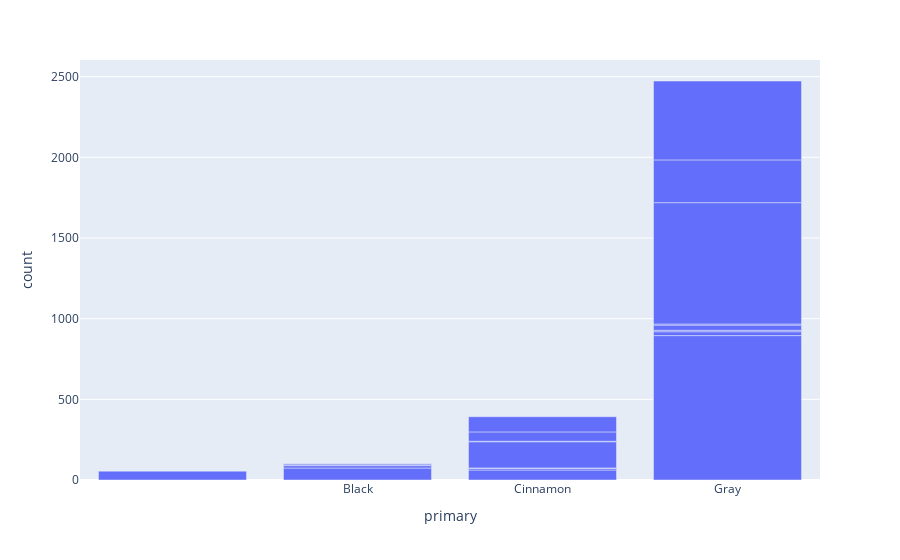

Notebook source saved alongside this figure:
### Code cell
color_distr = px.bar(color_count, 
                     x = 'primary',
                     y = 'count',
                    hover_data = ['highlight'])
color_distr.show()

### Figure 1 — Plotly figure (JSON) as saved in the notebook; plotly's stock layout.template omitted (floating-point values rounded to 4 significant figures)
{"data": [{"alignmentgroup": "True", "customdata": [[""], [""], ["Cinnamon"], ["Cinnamon, White"], ["Gray"], ["Gray, White"], ["White"], [""], ["Black"], ["Black, White"], ["Gray"], ["Gray, Black"], ["Gray, White"], ["White"], [""], ["Black"], ["Black, Cinnamon"], ["Black, Cinnamon, White"], ["Black, White"], ["Cinnamon"], ["Cinnamon, White"], ["White"]], "hovertemplate": "primary=%{x}<br>count=%{y}<br>highlight=%{customdata[0]}<extra></extra>", "legendgroup": "", "marker": {"color": "#636efa", "pattern": {"shape": ""}}, "name": "", "offsetgroup": "", "orientation": "v", "showlegend": false, "textposition": "auto", "type": "bar", "x": ["", "Black", "Black", "Black", "Black", "Black", "Black", "Cinnamon", "Cinnamon", "Cinnamon", "Cinnamon", "Cinnamon", "Cinnamon", "Cinnamon", "Gray", "Gray", "Gray", "Gray", "Gray", "Gray", "Gray", "Gray"], "xaxis": "x", "y": [55, 74, 15, 3, 8, 1, 2, 62, 10, 3, 162, 3, 58, 94, 895, 24, 9, 32, 7, 752, 265, 489], "yaxis": "y"}], "layout": {"barmode": "relative", "legend": {"tracegroupgap": 0}, "margin": {"t": 60}, "xaxis": {"anchor": "y", "domain": [0, 1], "title": {"text": "primary"}}, "yaxis": {"anchor": "x", "domain": [0, 1], "title": {"text": "count"}}}}
